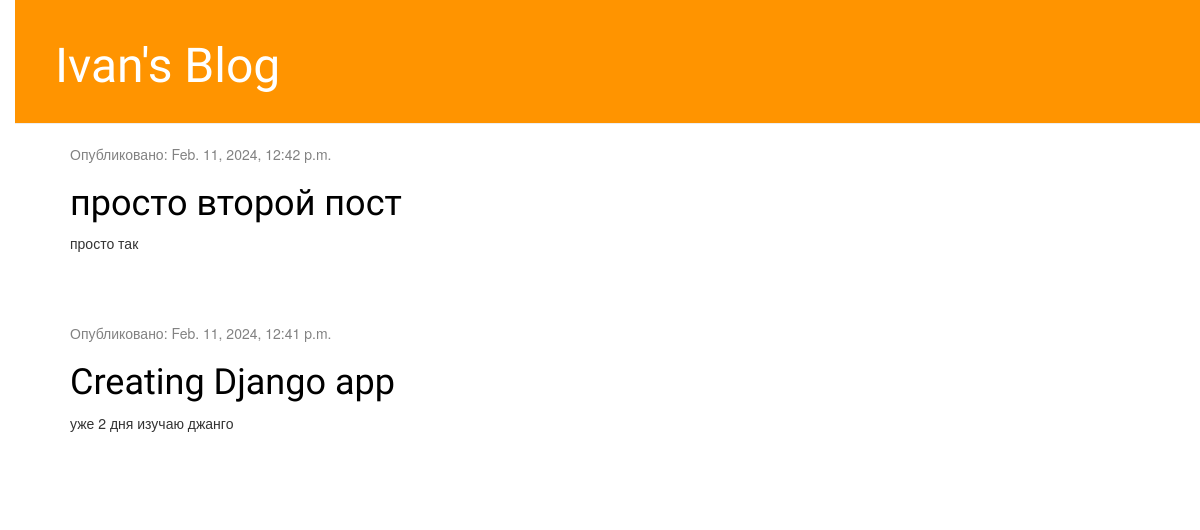
The app's page /, older data.
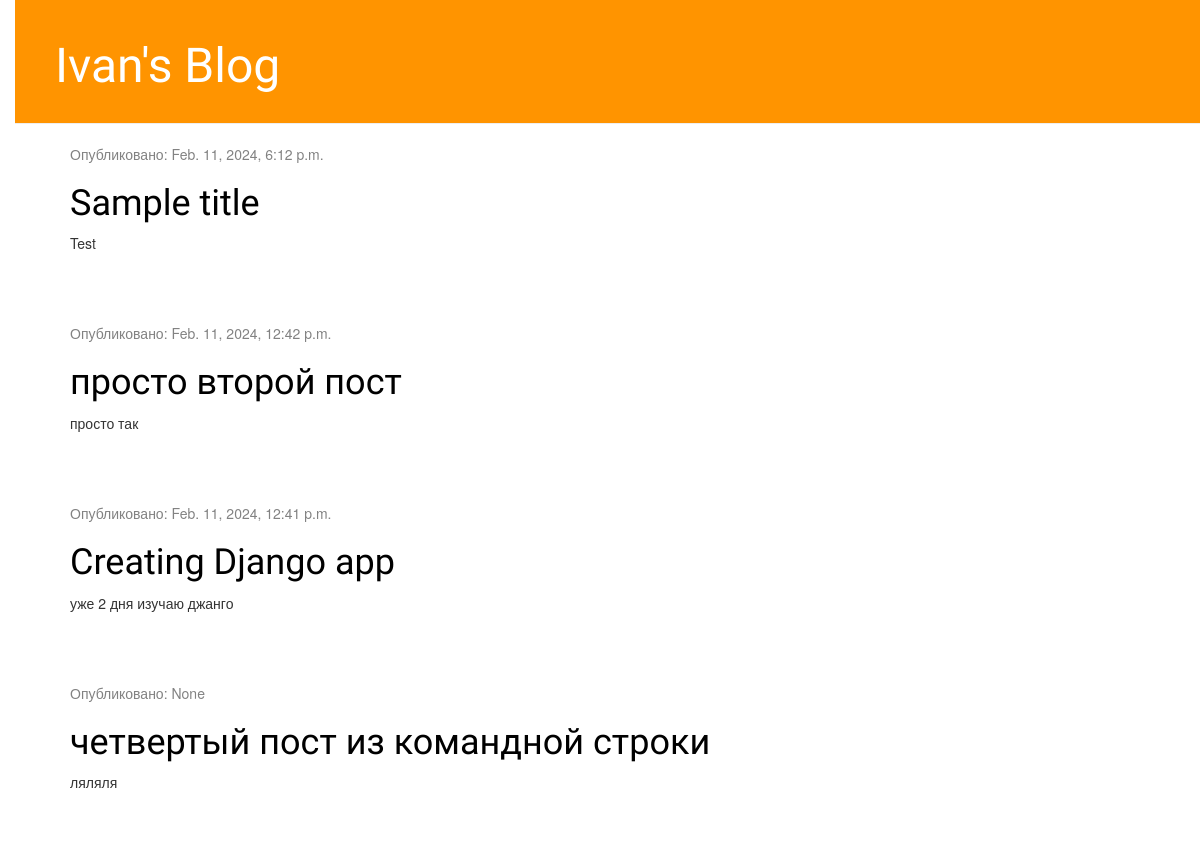
The same page, newer data.
### blog/models.py (models this page shows, shortened)
class Post(models.Model):
    author = models.ForeignKey(settings.AUTH_USER_MODEL, on_delete=models.CASCADE)
    title = models.CharField(max_length=200)
    text = models.TextField()
    created_date = models.DateTimeField(default=timezone.now)
    published_date = models.DateTimeField(blank=True, null=True)

### blog/views.py (the view)
# urls.py: path('', views.post_list, name='post_list'),
def post_list(request):
    posts = Post.objects.order_by('-published_date')
    return render(request, 'blog/post_list.html', {'posts': posts})

### blog/templates/blog/post_list.html
{% extends 'blog/base.html' %}
{% block content %}
    {% for post in posts %}
        <div class="post">
            <div class="date">
                <p>Опубликовано: {{ post.published_date }}</p>
            </div>
            <h1><a href="{% url 'post_detail' pk=post.pk %}">{{ post.title }}</a></h1>
            <p>{{ post.text|linebreaksbr }}</p>
        </div>
    {% endfor %}
{% endblock %}

Row changes from the older to the newer data that the page shows:
added Post: published_date "Feb. 11, 2024, 6:12 p.m.", title "Sample title", text "Test"
added Post: published_date "None", title "четвертый пост из командной строки", text "ляляля"
